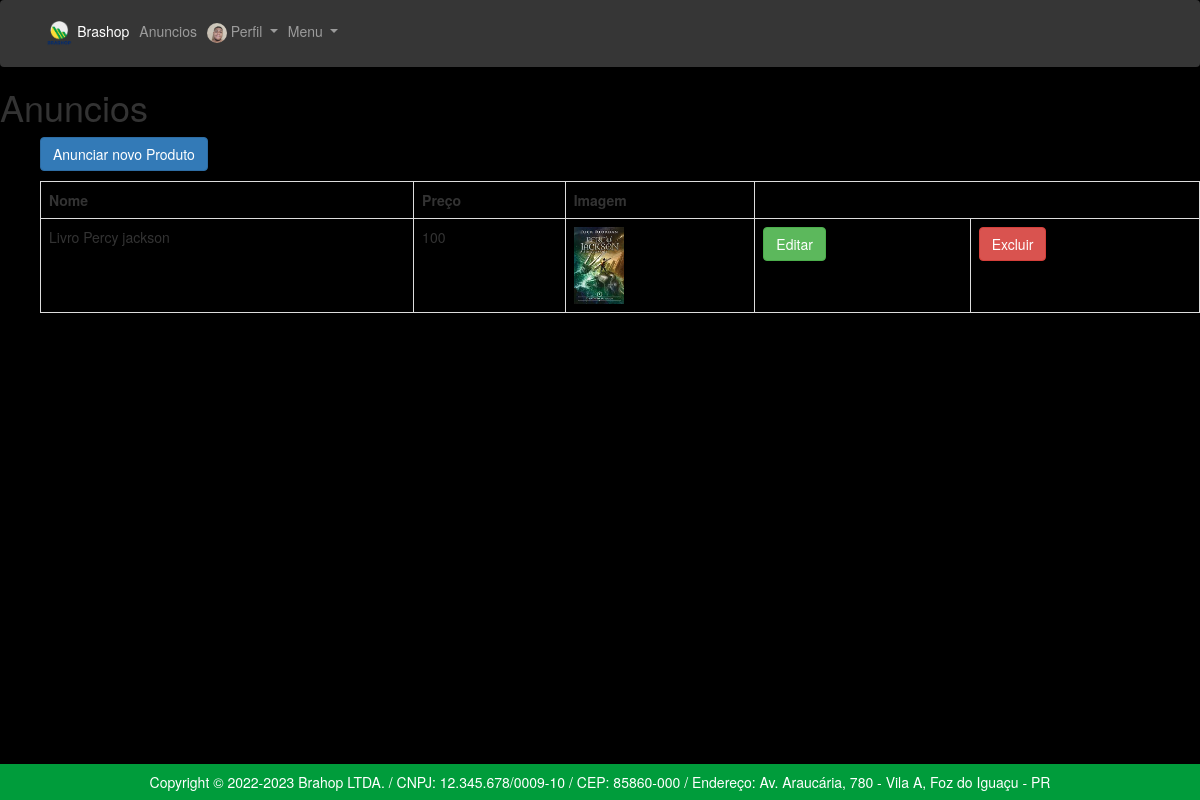
/app/controllers/AnuncioController.php?action=findAnuncioByUser (signed in), run on an earlier commit of the app's database.
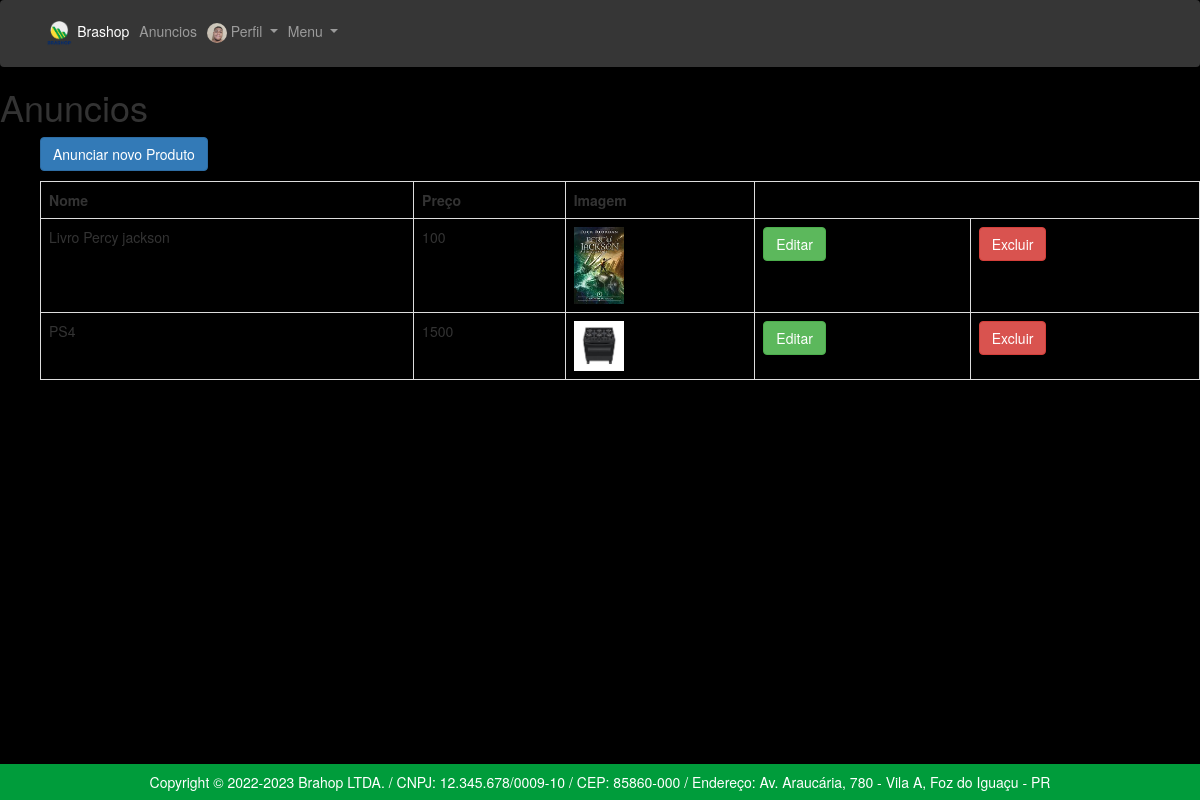
And on a later commit of the database.
### tables this page shows
CREATE TABLE `anuncios` (
  `id` int(11) NOT NULL,
  `nome` varchar(100) NOT NULL,
  `preco` float NOT NULL,
  `imagem` mediumtext NOT NULL,
  `imagem2` varchar(500) NOT NULL,
  `imagem3` varchar(500) NOT NULL,
  `imagem4` varchar(500) NOT NULL,
  `imagem5` varchar(500) NOT NULL,
  `descricao` text NOT NULL,
  `data_envio` timestamp NOT NULL DEFAULT current_timestamp(),
  `usuarios_id` int(11) NOT NULL,
  `categorias_id` int(11) NOT NULL,
  `avaliacoes_id` int(11) NOT NULL
);

### app/repository/AnuncioRepository.php (called while the page is built, shortened)
<?php
    require_once __DIR__ . "/../connection/Connection.php";
    class AnuncioRepository {
        public PDO $conn;
        function __construct()
        {
            $this->conn = Connection::getConnection();
        }
        public function findAnuncioByUser(): array {
            $query = "SELECT * FROM anuncios WHERE usuarios_id = :usuarios_id";
            $prepare = $this->conn->prepare($query);
            $prepare->bindValue(':usuarios_id',@$_SESSION["usuario"]["id"]);
            $prepare->execute();
            $result = $prepare->fetchALL(PDO::FETCH_ASSOC);
            return $result;
        }
    }

### app/connection/Connection.php (called while the page is built)
<?php
class Connection {
    private static $host = "localhost";
    private static $dbname = "marketplace";
    private static $user = "root";
    private static $password = "";
    private static ?PDO $conn = null;
    public static function getConnection(): PDO {
        if(self::$conn == null) {
            try {
                self::$conn = new PDO("mysql:host=" . self::$host . ";dbname=" . self::$dbname,
                self::$user,
                self::$password);
                self::$conn->setAttribute(PDO::ATTR_ERRMODE, PDO::ERRMODE_EXCEPTION);
            } catch(Exception $e) {
                print("Erro ao conectar com o banco de dados");
            }
        }
        return self::$conn;
    }
}

### app/views/anuncios/meusAnuncios.php (the view, shortened to what this page needs)
<!DOCTYPE html>
<html lang="pt-br">
  <head>
    <link rel="stylesheet" type="text/css" href="../views/helpers/css/bootstrap.min.css">
</head>
<body>
<?php
if(isset($_SESSION["usuario"])){
  if($_SESSION["usuario"]['is_adm'] == 1){
    include_once __DIR__ . "/../helpers/menuAdm.php";
   }else{
   include_once __DIR__ . "/../helpers/menuLogin.php";
 }
}
?>
    <h1> Anuncios </h1>
    <ul>
      <td><table class = 'table table-hover-table-striped table-bordered'></td>
          <tr>
          <th>Nome</th>
          <th>Preço</th>
          <th>Imagem</th>
          </tr>
        <?php foreach($data['anuncios'] as $user): ?>
          <tr>
          <td><?= $user['nome'] ?></td>
          <td><?= $user['preco'] ?></td>
          <td><img style="width:50px;" src="../../imgs/<?=$user['imagem'];?>"></img></td>
          <td><a class="btn btn-success" href="./AnuncioController.php?action=edit&id=<?= $user['id'] ?>">Editar</a></td>
          <td><a class="btn btn-danger" href="javascript:confirmarExclusaoAnuncio('<?= $user['nome'] ?>', <?= $user['id'] ?>)">Excluir</a></td>
        <?php endforeach; ?>
    </ul>
    <p>
     <a class="btn btn-primary" href="./AnuncioController.php?action=loadFormNew" >Anunciar novo Produto</a>
</body>
</html>

### app/controllers/AnuncioController.php (shortened to what this page needs)
<?php
require_once __DIR__ . "/../repository/AnuncioRepository.php";
$controlleranuncio = new ControllerAnuncio();
class ControllerAnuncio{
    function __construct(){
		if(isset($_POST["action"])){
			$action = $_POST["action"];
		}else if(isset($_GET["action"])){
			$action = $_GET["action"];
		}
		if(isset($action)){
			$this->callAction($action);
		}else{
			$msg = "Nenhuma acao a ser processada...";
            print_r($msg);
		}
	}
    public function callAction(string $functionName = null){
        if (method_exists($this, $functionName)) {
            $this->$functionName();
        } else if(method_exists($this, "preventDefault")) {
            $met = "preventDefault";
            $this->$met();
        } else {
            throw new BadFunctionCallException("Usecase not exists");
        }
    }
    public function loadView(string $path, array $data = null, string $msg = null){
        $caminho = __DIR__ . "/../views/" . $path;
        if(file_exists($caminho)){
             require $caminho;
        } else {
            print "Erro ao carregar a view";
        }
    }
    private function findAnuncioByUser(){
        $nomeParam = @$_GET['usuarios_id'];
        $anuncioRepository = new AnuncioRepository();
        $anuncios = $anuncioRepository->findAnuncioByUser($nomeParam);
        $data['titulo'] = "listar anuncios";
        $data['anuncios'] = $anuncios;
        if(isset($_SESSION["usuario"])){
            $this->loadView("anuncios/meusAnuncios.php", $data, @$msg);
          }else{
            $msg = "É necessário estar Logado!";
            $this->loadView("usuarios/formLogin.php", $data, $msg);
          }
    }
}

### app/views/helpers/menuAdm.php (shortened to what this page needs)
<link rel="stylesheet" type="text/css" href="//netdna.bootstrapcdn.com/bootstrap/3.1.1/css/bootstrap.min.css">
<link rel="stylesheet" type="text/css" href="../views/helpers/style-home.css">
  <nav style="background-color: #363636;" class="navbar navbar-expand-lg navbar-dark">
   <div class="container-fluid">
  <div class="collapse navbar-collapse" id="navbarNavDropdown">
    <ul class="navbar-nav">
      <li class="nav-item active">
        <a class="nav-link" href="./UsuarioController.php?action=loadAdm">
        <img style="height: 25px;" src="../../imgs/brashop.png"></img>
        Brashop <span class="sr-only">(current)</span></a>
      </li>
      <li class="nav-item">
        <a class="nav-link" href="./AnuncioController.php?action=findAll">Anuncios</a>
      </li>
      <li class="nav-item dropdown">
        <a class="nav-link dropdown-toggle" href="#" id="navbarDropdownMenuLink" data-toggle="dropdown" aria-haspopup="true" aria-expanded="false">
        <img  style="height: 20px; border-radius : 100%;" src="../../imgs/<?=$_SESSION["usuario"]['foto_perfil']; ?>"></img>
        Perfil
        </a>
      </li>
      <li class="nav-item dropdown">
        <a class="nav-link dropdown-toggle" href="#" id="navbarDropdownMenuLink" data-toggle="dropdown" aria-haspopup="true" aria-expanded="false">
          Menu
        </a>
      </li>
    </ul>
  </div>
</nav>
  <footer>
	<p> Copyright © 2022-2023 Brahop LTDA. / CNPJ: 12.345.678/0009-10 / CEP: 85860-000 / Endereço: Av. Araucária, 780 - Vila A, Foz do Iguaçu - PR</p>
</footer>

### app/views/helpers/style-home.css (style rules this page uses)
body { background-color: black !important; }
footer { position: fixed; left: 0; bottom: 0; width: 100%; background-color: #009c3b; color: white; text-align: center; z-index: 1; }
footer p { margin-top: 1vh; margin-bottom: 1vh; }

What changed in the data, as far as the page shows it:
added anuncios: nome "PS4", preco "1500", imagem (picture)
